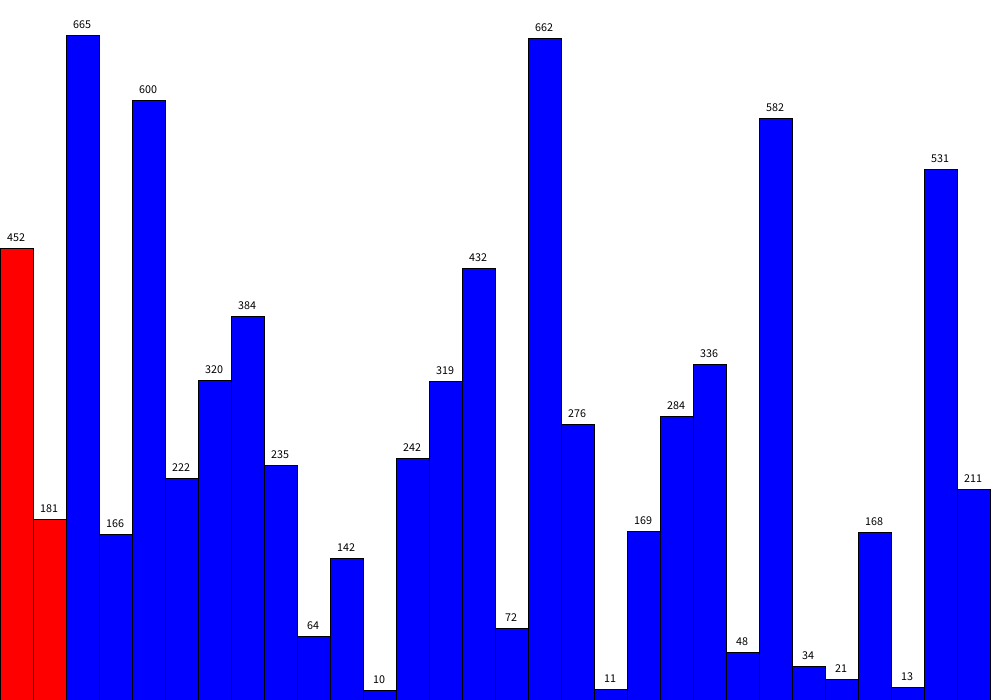
Frame 1 (no input)
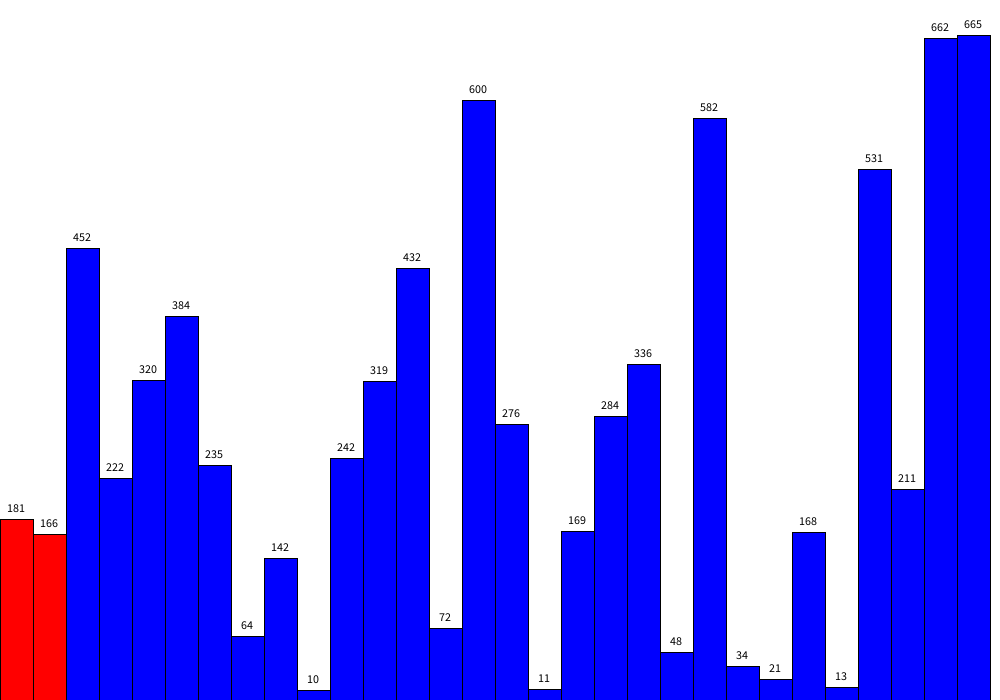
Frame 60 (the mouse pressed at the canvas centre just before this capture)
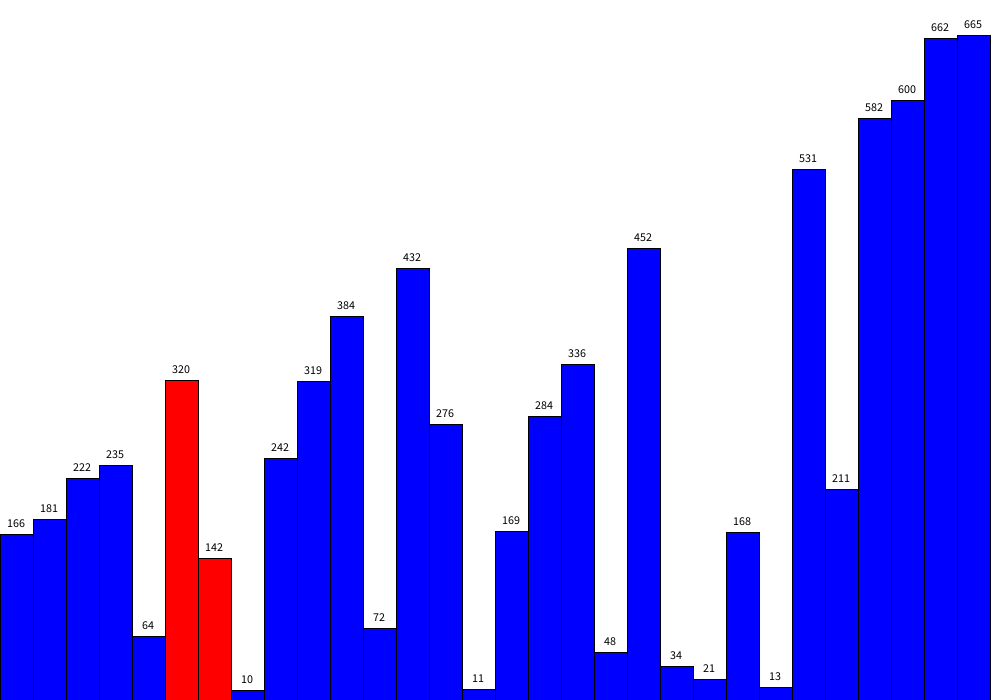
Frame 120 (the mouse held since frame 60 and released just before this capture)

The Processing sketch that drew these frames (run headless with seeded random() and noise(); from frame 60 on, the mouse is pressed at the canvas centre):

// Processing sketch: bubble_sort
// ── bubble_sort.pde
int[] arr;
int n;
boolean sorted;
int i, j;
boolean paused = false;

void setup() {
  size(1000, 700);
  n = 30; // Number of elements
  arr = new int[n];
  for (int k = 0; k < n; k++) {
    arr[k] = int(random(height));
  }
  i = 0;
  j = 0;
  sorted = false;
  frameRate(10); // Adjust speed of visualization
}

void draw() {
  background(255);
  
  for (int k = 0; k < n; k++) {
    if (k == j || k == j + 1) {
      fill(255, 0, 0); // Highlight comparison
    } else {
      fill(0, 0, 255); // Default color
    }
    rect(k * (width / n), height - arr[k], width / n, arr[k]);
    
    // Show array values
    fill(0);
    textSize(12);
    textAlign(CENTER, BOTTOM);
    text(arr[k], k * (width / n) + (width / n) / 2, height - arr[k] - 5);
  }

  if (!paused && !sorted) {
    if (j < n - i - 1) {
      if (arr[j] > arr[j + 1]) {
        int temp = arr[j];
        arr[j] = arr[j + 1];
        arr[j + 1] = temp;
      }
      j++;
    } else {
      j = 0;
      i++;
      if (i >= n - 1) {
        sorted = true;
      }
    }
  }

  if (sorted) {
    fill(0, 255, 0);
    textSize(32);
    textAlign(CENTER, CENTER);
    text("Sorted!", width / 2, height / 2);
  }
}

void keyPressed() {
  if (key == 'p') {
    paused = !paused;
    if (paused) {
      noLoop();
    } else {
      loop();
    }
  } else if (key == '+') {
    frameRate(frameRate + 5);
  } else if (key == '-') {
    frameRate(frameRate - 5);
  }
}
